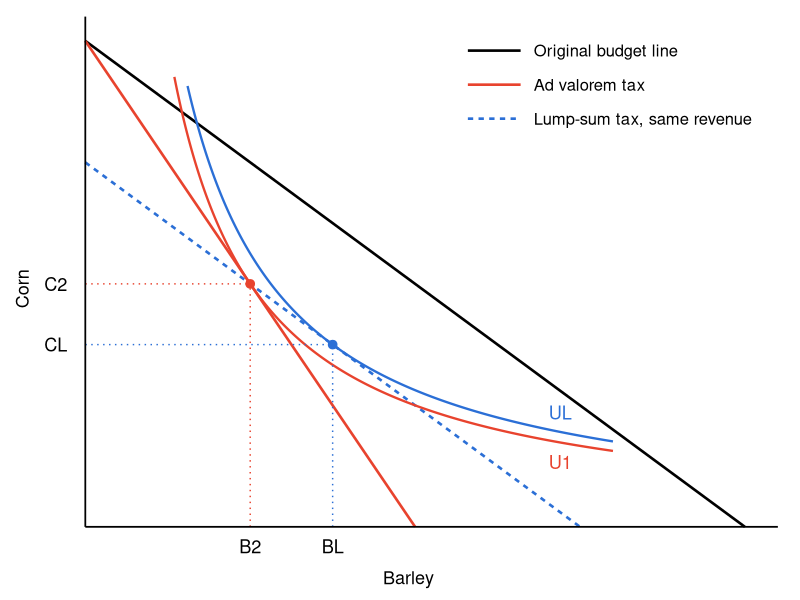

This chart was generated by the following R code:
# Builds lumpsum-same-revenue.png for the efficiency deck: an ad valorem tax
# on barley versus a lump-sum tax that raises the same revenue.
# Run from the repo root: Rscript slides/efficiency/images/lumpsum-same-revenue.R
#
# Cobb-Douglas utility U = sqrt(B * C), income 100, P_B = P_C = 1, t = 100%.
#   Ad valorem: B2 = 25, C2 = 50, U1 = sqrt(1250); revenue = t * P_B * B2 = 25
#   Lump sum T = 25 at original prices: BL = CL = 37.5, UL = 37.5 > U1

library(ggplot2)
library(ragg)

inc <- 100; t <- 1; T <- t * 25
B2 <- 25; C2 <- 50; BL <- 37.5; CL <- 37.5
U1 <- B2 * C2; UL <- BL * CL            # level sets of B * C

red  <- "#E8432E"
blue <- "#2B6FD6"

ic <- function(k, from, to) {
  b <- seq(from, to, length.out = 400)
  data.frame(b = b, c = k / b)
}

p <- ggplot() +
  # budget lines
  geom_segment(aes(x = 0, y = inc, xend = inc, yend = 0), linewidth = 0.9) +
  geom_segment(aes(x = 0, y = inc, xend = inc / (1 + t), yend = 0), colour = red, linewidth = 0.9) +
  geom_segment(aes(x = 0, y = inc - T, xend = inc - T, yend = 0), colour = blue, linewidth = 0.9,
               linetype = "22") +
  # indifference curves
  geom_line(data = ic(U1, 13.5, 80), aes(b, c), colour = red, linewidth = 0.8) +
  geom_line(data = ic(UL, 15.5, 80), aes(b, c), colour = blue, linewidth = 0.8) +
  # drop lines
  geom_segment(aes(x = B2, y = 0, xend = B2, yend = C2), linetype = "dotted", colour = red) +
  geom_segment(aes(x = 0, y = C2, xend = B2, yend = C2), linetype = "dotted", colour = red) +
  geom_segment(aes(x = BL, y = 0, xend = BL, yend = CL), linetype = "dotted", colour = blue) +
  geom_segment(aes(x = 0, y = CL, xend = BL, yend = CL), linetype = "dotted", colour = blue) +
  geom_point(aes(x = c(B2, BL), y = c(C2, CL)), colour = c(red, blue), size = 2.6) +
  # point and curve labels
  annotate("text", x = B2, y = -4, label = "B2", size = 4.6) +
  annotate("text", x = BL, y = -4, label = "BL", size = 4.6) +
  annotate("text", x = -4.5, y = C2, label = "C2", size = 4.6) +
  annotate("text", x = -4.5, y = CL, label = "CL", size = 4.6) +
  annotate("text", x = 72, y = U1 / 72 - 4, label = "U1", size = 4.6, colour = red) +
  annotate("text", x = 72, y = UL / 72 + 4, label = "UL", size = 4.6, colour = blue) +
  # key for the three budget lines, in the empty upper right
  annotate("segment", x = 58, xend = 66, y = c(98, 91, 84), yend = c(98, 91, 84),
           colour = c("black", red, blue), linetype = c("solid", "solid", "22"), linewidth = 0.9) +
  annotate("text", x = 68, y = c(98, 91, 84),
           label = c("Original budget line", "Ad valorem tax", "Lump-sum tax, same revenue"),
           size = 4.2, hjust = 0) +
  coord_cartesian(xlim = c(-7, 105), ylim = c(-7, 105), expand = FALSE, clip = "off") +
  labs(x = "Barley", y = "Corn") +
  theme_void(base_family = "Helvetica") +
  theme(
    axis.line = element_line(colour = "black", linewidth = 0.6),
    axis.title.x = element_text(size = 13, margin = margin(t = 6)),
    axis.title.y = element_text(size = 13, angle = 90, margin = margin(r = 6)),
    plot.margin = margin(12, 16, 10, 10)
  )

# draw the axes from the origin rather than the panel edge
p <- p + annotate("segment", x = 0, y = 0, xend = 105, yend = 0, linewidth = 0.6) +
  annotate("segment", x = 0, y = 0, xend = 0, yend = 105, linewidth = 0.6) +
  theme(axis.line = element_blank())

agg_png("slides/efficiency/images/lumpsum-same-revenue.png", width = 1592, height = 1200, res = 200,
        background = "white")
print(p)
invisible(dev.off())
